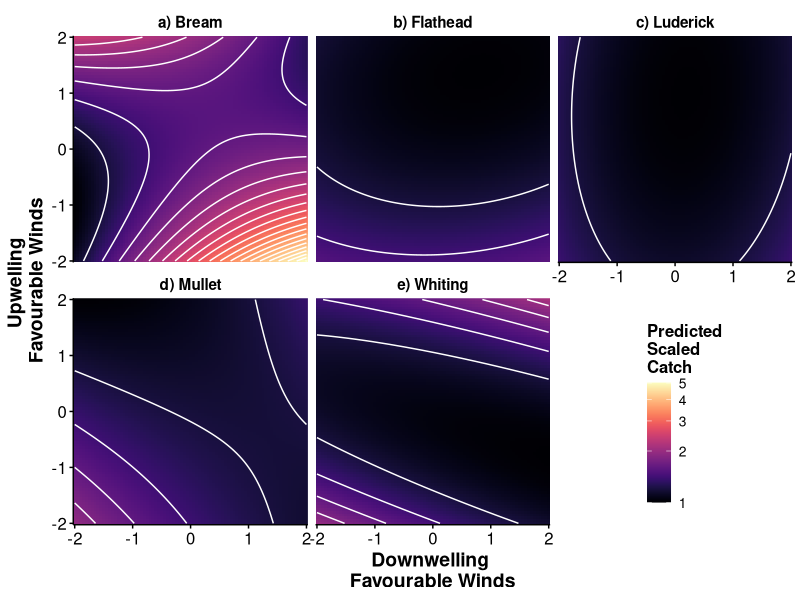
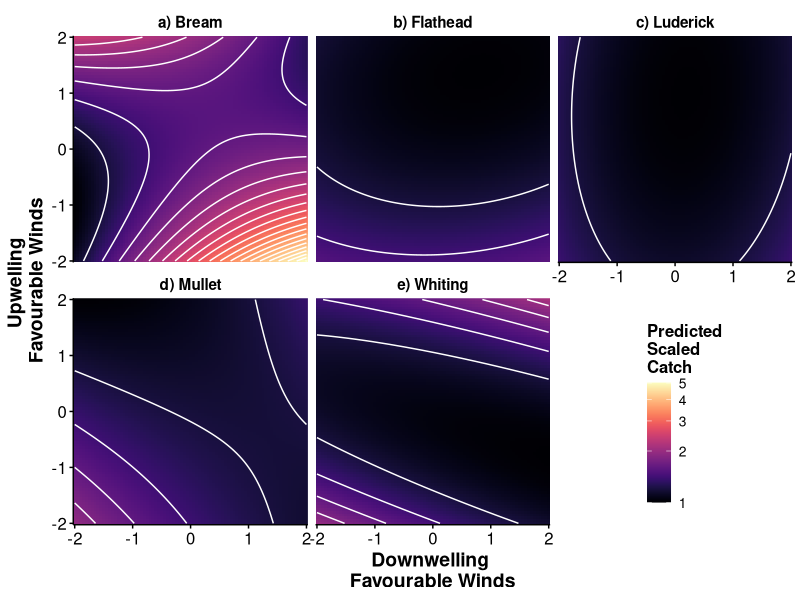
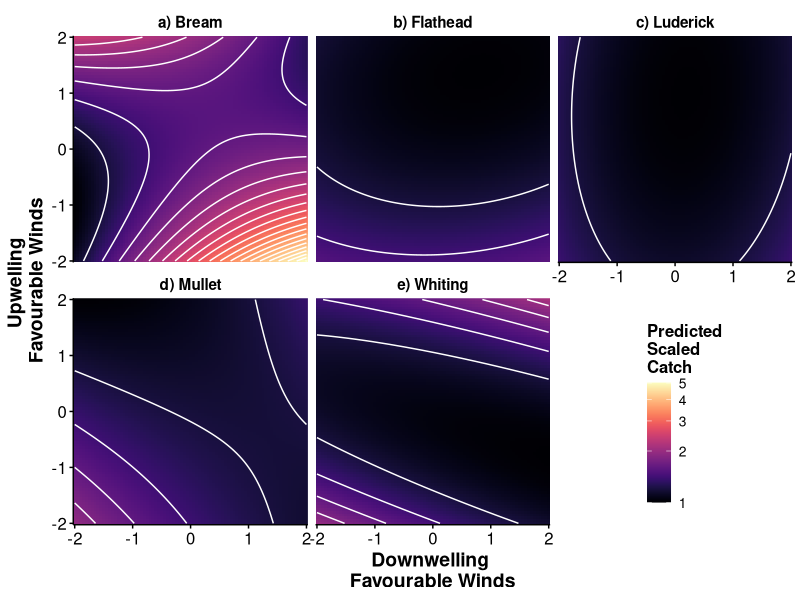

Reproduce these figures in R, in order.
# Heatmap prediction plots for CPUE Species

library(tidyverse)

# load data
bream_dat <- read_csv("../Data/Bream heamap prediction data.csv")
bream_dat$Species <- "a) Bream"
mullet_dat <- read_csv("../Data/Mullet heamap prediction data.csv")
mullet_dat$Species <- "d) Mullet"
flathead_dat <- read_csv("../Data/Flathead heamap prediction data.csv")
flathead_dat$Species <- "b) Flathead"
whiting_dat <- read_csv("../Data/Whiting heamap prediction data.csv")
whiting_dat$Species <- "e) Whiting"
luderick_dat <- read_csv("../Data/Luderick heamap prediction data.csv")
luderick_dat$Species <- "c) Luderick"

# Combine dataframes
full_dat <- bind_rows(bream_dat, mullet_dat, flathead_dat, whiting_dat, luderick_dat)


# Rescale values to between zero and one to assist plotting
full_dat <- full_dat %>% group_by(Species) %>% mutate(Scaled_Catch = Abundance/(min(Abundance))) # rescale(Abundance)

# Make plot
pF <- ggplot(full_dat, aes(x = Southeast.Winds,y = Northeast.Winds)) + geom_tile(aes(fill = Scaled_Catch)) +
  facet_wrap(~Species, ncol=3)+
  geom_contour(col="white", aes(z = Scaled_Catch), binwidth = 0.2) +#, binwidth = 0.002
  scale_x_continuous(expand = c(0,0)) + 
  scale_y_continuous(expand = c(0,0)) +
  #scale_fill_gradient(low = "blue", high = "red") + 
  theme_classic() + 
  viridis::scale_fill_viridis(option = "magma", name="Predicted\nScaled\nCatch",
                              trans="log10", breaks=c(1,2,3,4,5)) + # or geom_raster()
  xlab("Downwelling \nFavourable Winds") + ylab("Upwelling \nFavourable Winds") +
  theme(axis.title.x = element_text(face="bold", colour="black", size = 14),
        axis.text.x  = element_text(colour="black", size = 12), 
        axis.title.y = element_text(face="bold", colour="black", size = 14),
        axis.text.y  = element_text(colour="black", size = 12),
        axis.ticks = element_line(colour="black"),
        strip.text = element_text(colour="black", face = "bold", size = 11, hjust=0.5),
        strip.background = element_rect(colour = "white"),
        legend.title = element_text(colour="black", size = 12, face = "bold"),
        legend.text = element_text(colour="black", size=10),
        legend.position = c(0.85,0.23)) 

pF

ggsave("../plots/CPUE Heatmap Predictions.png", width=21, height = 14.8, units ="cm", dpi = 600)
ggsave("../plots/CPUE Heatmap Predictions.pdf", width=21, height = 14.8, units ="cm", dpi = 600)
